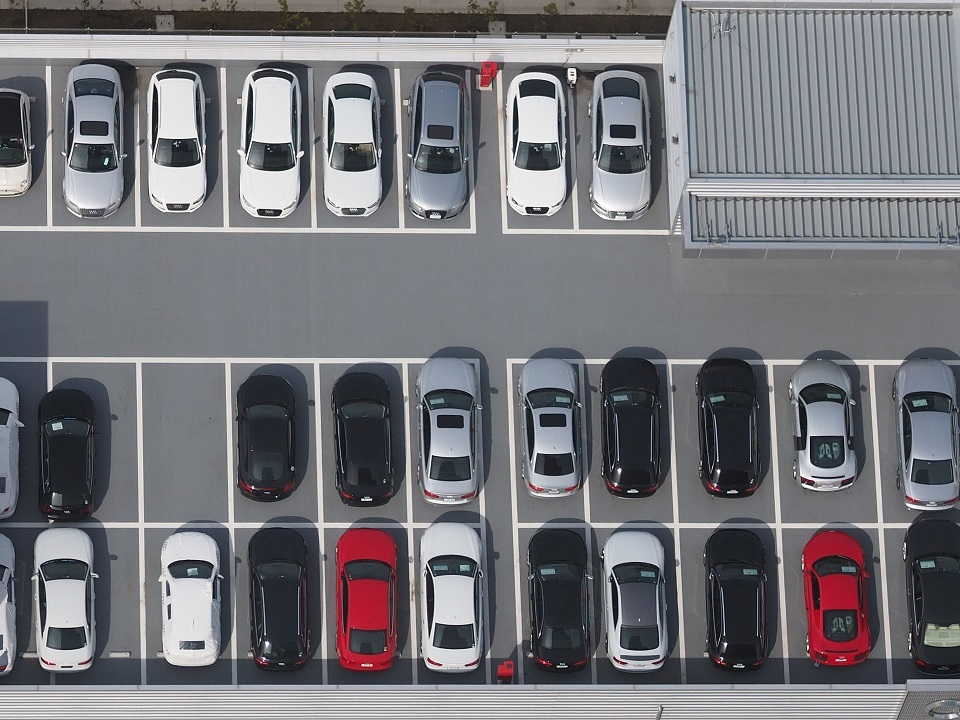
#> input picture DATA/parking-sample/parking-smaller.jpg, 960 x 720 px
$ python exper-bruno.py   (Python 2 division)
#> lines starting #> are read from the running program, lines starting #| are printed output that depends on the picture; after the words box and inside, x2 and y2 are one past the last pixel; in counts of white or black regions, pixels touching at a corner belong together
import cv2
import numpy as np
import matplotlib.pyplot as plt    #from matplotlib import pyplot as plt


print cv2.__version__

imgName = 'parking-smaller.jpg'
dataFolder = '../DATA/parking-sample/'

#Load an image modes: #1/cv2.IMREAD_COLOR #0/cv2.IMREAD_GRAYSCALE #-1/cv2.IMREAD_UNCHANGED
img = cv2.imread(dataFolder+imgName,1)
#> img is the input picture: shape (720, 960, 3); mean B, G, R 120.7, 115.8, 116.2

#-> Image processing
img = cv2.GaussianBlur(img, (3,3), 0, 0, cv2.BORDER_DEFAULT)

img = cv2.pyrMeanShiftFiltering(img, 20, 20, 3)

img_hsv = cv2.cvtColor(img, cv2.COLOR_BGR2HSV)
#> img_hsv: shape (720, 960, 3); mean H, S, V 106.3, 26, 123.4

lower_black = np.array([0,0,0])
upper_black = np.array([180,255,50])

lower_white = np.array([0,0,200])
upper_white = np.array([180,255,255])

lower_red0 = np.array([0,100,100])
upper_red0 = np.array([10,255,255])

lower_red1 = np.array([160,100,100])
upper_red1 = np.array([179,255,255])

lower_blue = np.array([100,150,0])
upper_blue = np.array([140,255,255])

lower_green = np.array([75,100,100])
upper_green = np.array([75,255,255])

lower_yellow = np.array([20,100,100])
upper_yellow = np.array([30,255,255])

lower_orange = np.array([14,0,0])
upper_orange = np.array([16,255,255])

mask_red0 = cv2.inRange(img_hsv, lower_red0, upper_red0)
#> mask_red0: shape (720, 960); every value is 0
mask_red1 = cv2.inRange(img_hsv, lower_red1, upper_red1)
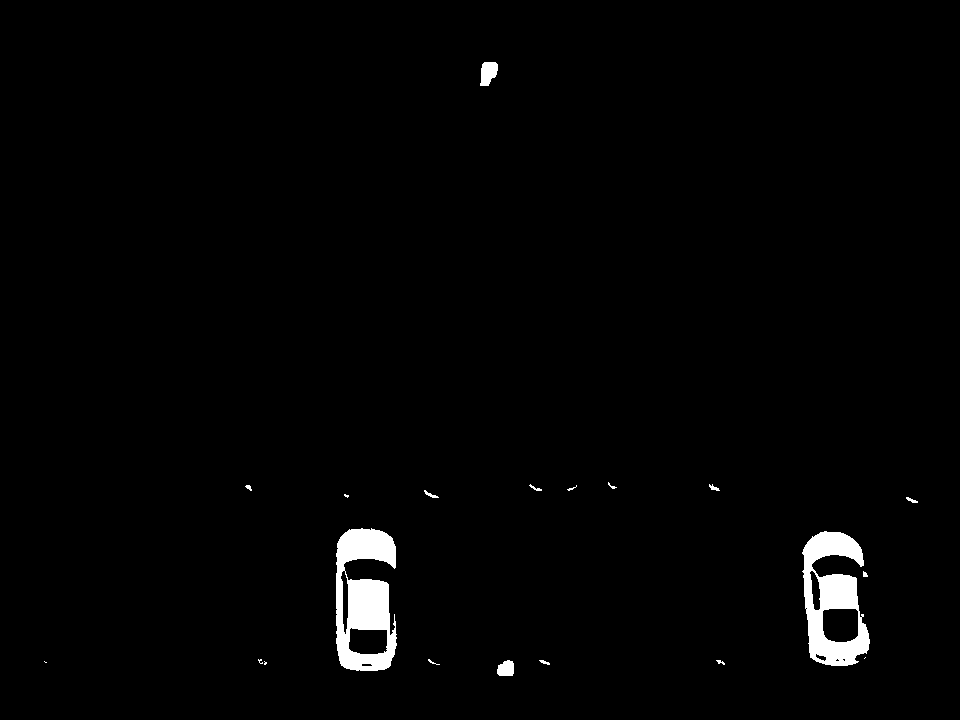
#> mask_red1: shape (720, 960); 1.7% white; 20 white regions (6 under 20 px), largest, box (x1, y1, x2, y2) and area: (336, 528, 397, 671) 5655, (802, 531, 870, 666) 4989, (480, 62, 498, 86) 327

mask_red = cv2.addWeighted(mask_red0, 1, mask_red1, 1, 1)

mask_black = cv2.inRange(img_hsv, lower_black, upper_black)
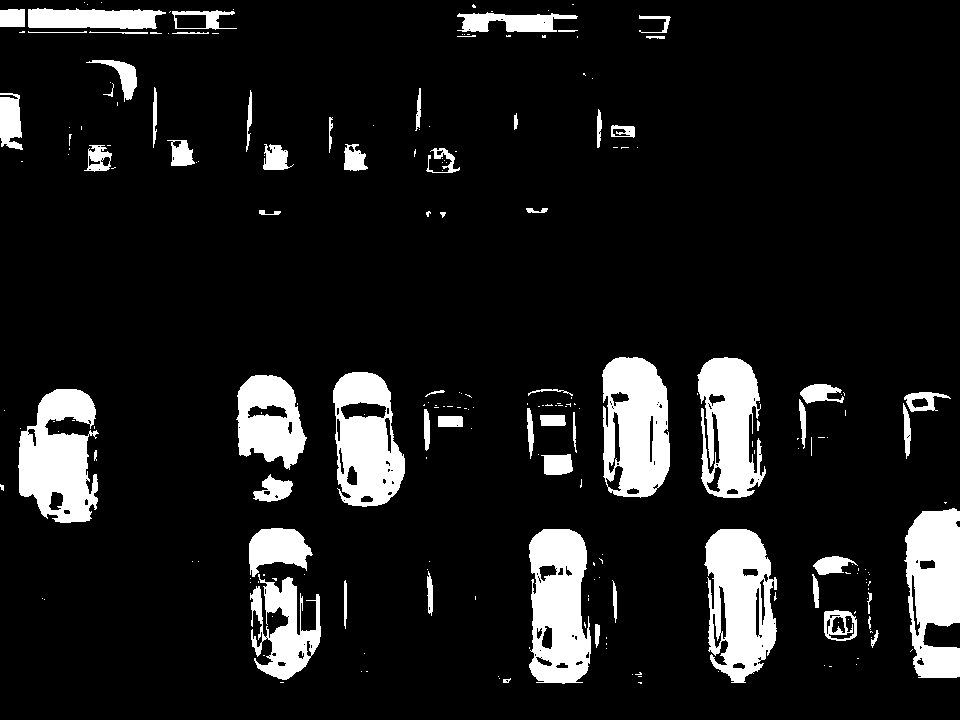
#> mask_black: shape (720, 960); 11.1% white; 227 white regions (162 under 20 px), largest, box (x1, y1, x2, y2) and area: (704, 529, 777, 683) 7743, (602, 357, 670, 498) 7472, (529, 529, 591, 684) 7412
mask_white = cv2.inRange(img_hsv, lower_white, upper_white)
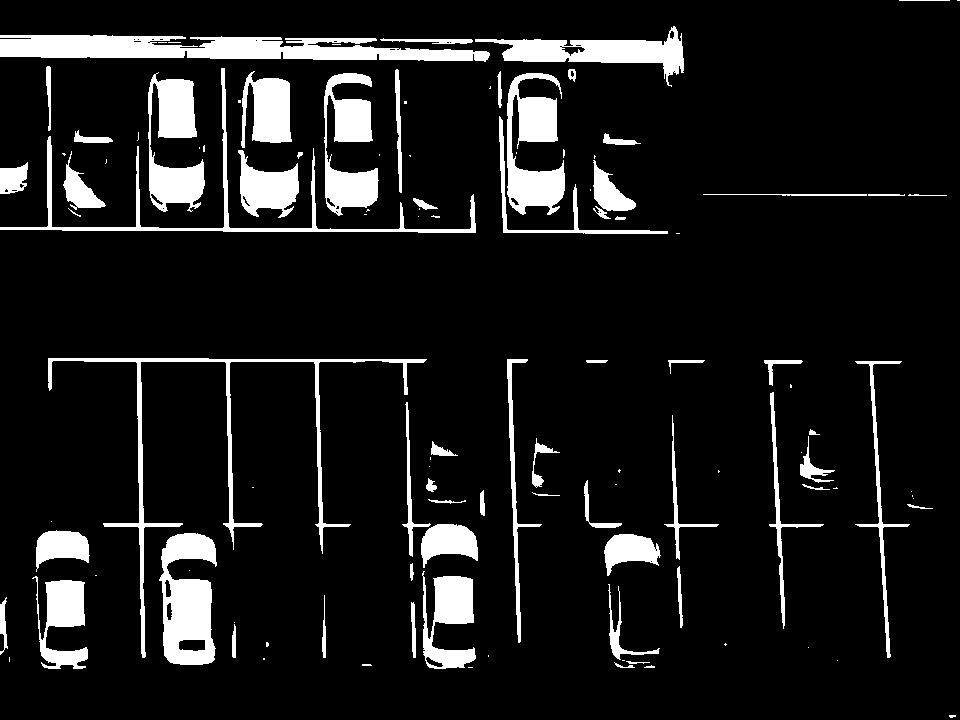
#> mask_white: shape (720, 960); 10.1% white; 115 white regions (51 under 20 px), largest, box (x1, y1, x2, y2) and area: (0, 35, 490, 62) 8710, (159, 533, 217, 665) 5147, (48, 358, 427, 658) 4811

mask_black_white = cv2.addWeighted(mask_black, 1, mask_white, 1, 0)
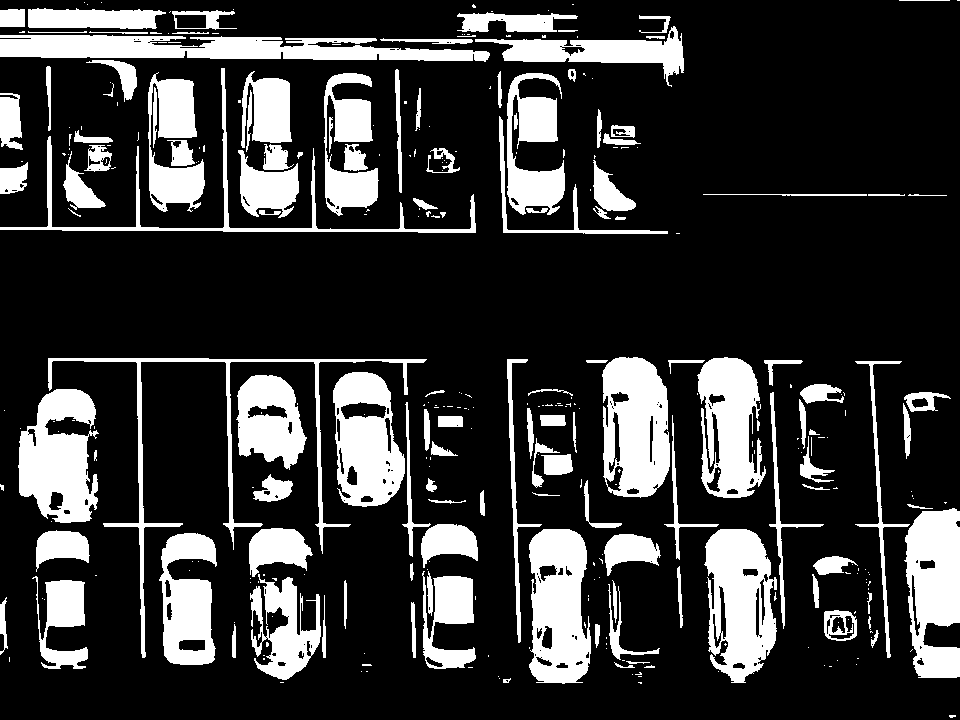
#> mask_black_white: shape (720, 960); 21.2% white; 342 white regions (213 under 20 px), largest, box (x1, y1, x2, y2) and area: (0, 35, 490, 62) 8710, (704, 529, 777, 683) 7743, (602, 357, 670, 498) 7472
mask = cv2.addWeighted(mask_red, 1, mask_black_white, 1, 1)
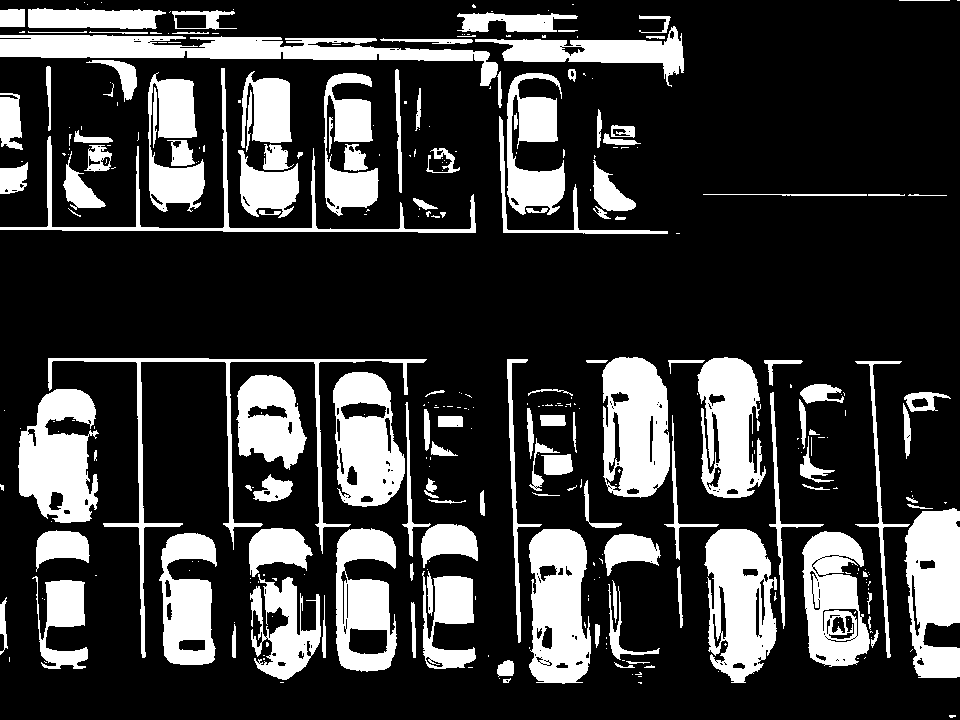
#> mask: shape (720, 960); values 2 (black) and 255 (white), 22.9% white; 337 white regions (205 under 20 px), largest, box (x1, y1, x2, y2) and area: (0, 35, 498, 86) 9037, (704, 529, 777, 683) 7766, (602, 357, 670, 498) 7493

cv2.imshow('mask', mask)

'''
gray = cv2.cvtColor(img, cv2.COLOR_BGR2GRAY)

cv2.medianBlur(gray, 7, gray)

img_edges = cv2.Canny(gray, 33, 66)

result = cv2.adaptiveThreshold(gray,230, cv2.ADAPTIVE_THRESH_GAUSSIAN_C, cv2.THRESH_BINARY,13, 0)

#Simple Image preview
cv2.imshow('image',gray)
cv2.imshow('processed', result)
'''
k = cv2.waitKey(0)
#> (key Esc is pressed here)
if k == 27:         # wait for ESC key to exit
    cv2.destroyAllWindows()
'''
elif k == ord('s'): # wait for 's' key to save and exit
    cv2.imwrite(dataFolder+'parking-detect.png',final)
    cv2.destroyAllWindows()
'''

$ run again, with DATA/parking-sample/empty-parking-lot.jpg copied over DATA/parking-sample/parking-smaller.jpg
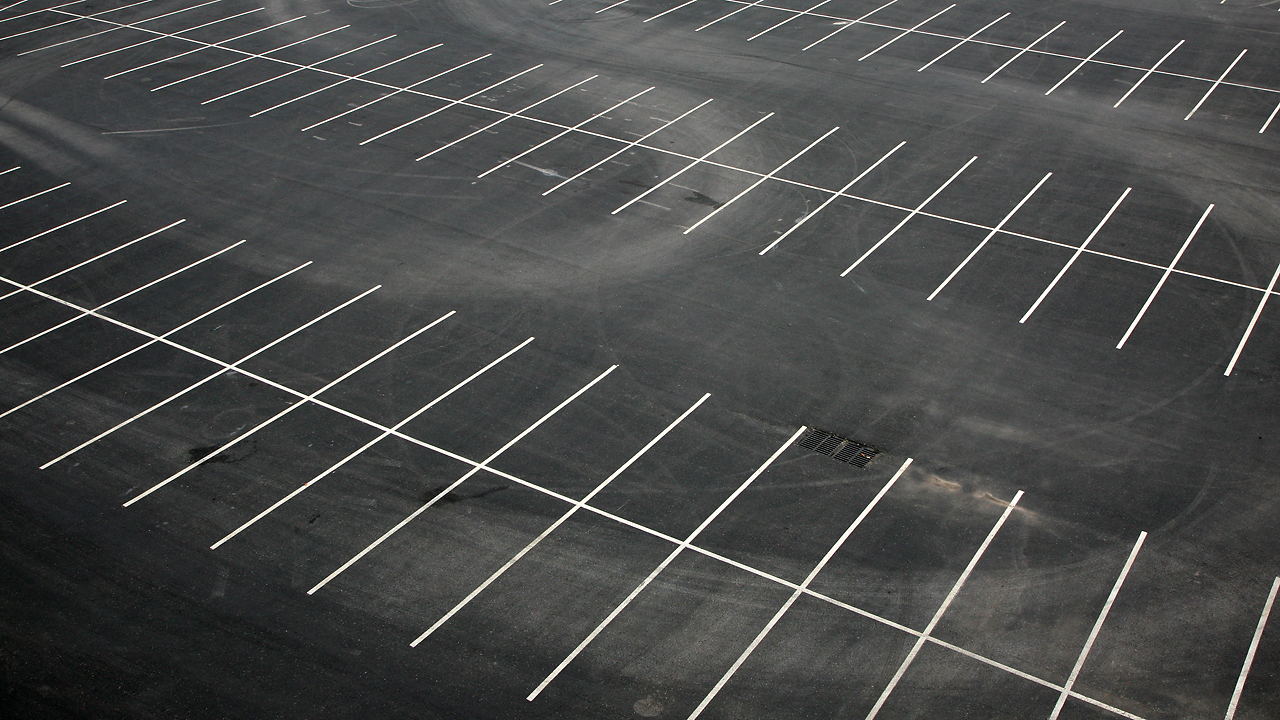
#> input picture DATA/parking-sample/empty-parking-lot.jpg, 1280 x 720 px
#> img is the input picture: shape (720, 1280, 3); mean B, G, R 73.2, 74.1, 73.1
#> img_hsv: shape (720, 1280, 3); mean H, S, V 69.1, 8.7, 74.4
#> `mask_red0 = cv2.inRange(img_hsv, lower_red0, upper_red0)`:
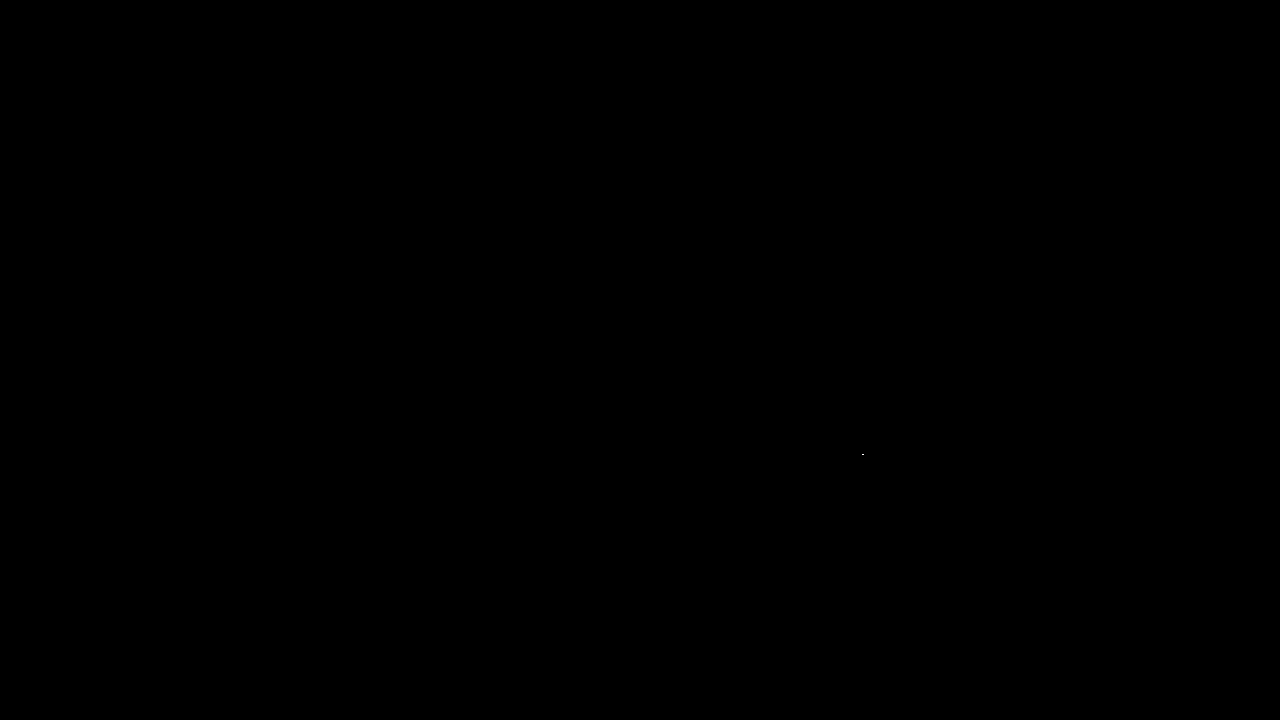
#> mask_red0: shape (720, 1280); 0% white in thin lines or dots, all inside (x1, y1, x2, y2) = (862, 454, 864, 455)
#> mask_red1: shape (720, 1280); every value is 0
#> mask_black: shape (720, 1280); 14.9% white; 60 white regions (38 under 20 px), largest, box (x1, y1, x2, y2) and area: (0, 341, 611, 720) 106783, (0, 315, 152, 414) 6906, (0, 217, 128, 285) 4111
#> mask_white: shape (720, 1280); 1.8% white in thin lines or dots
#> `mask_black_white = cv2.addWeighted(mask_black, 1, mask_white, 1, 0)`:
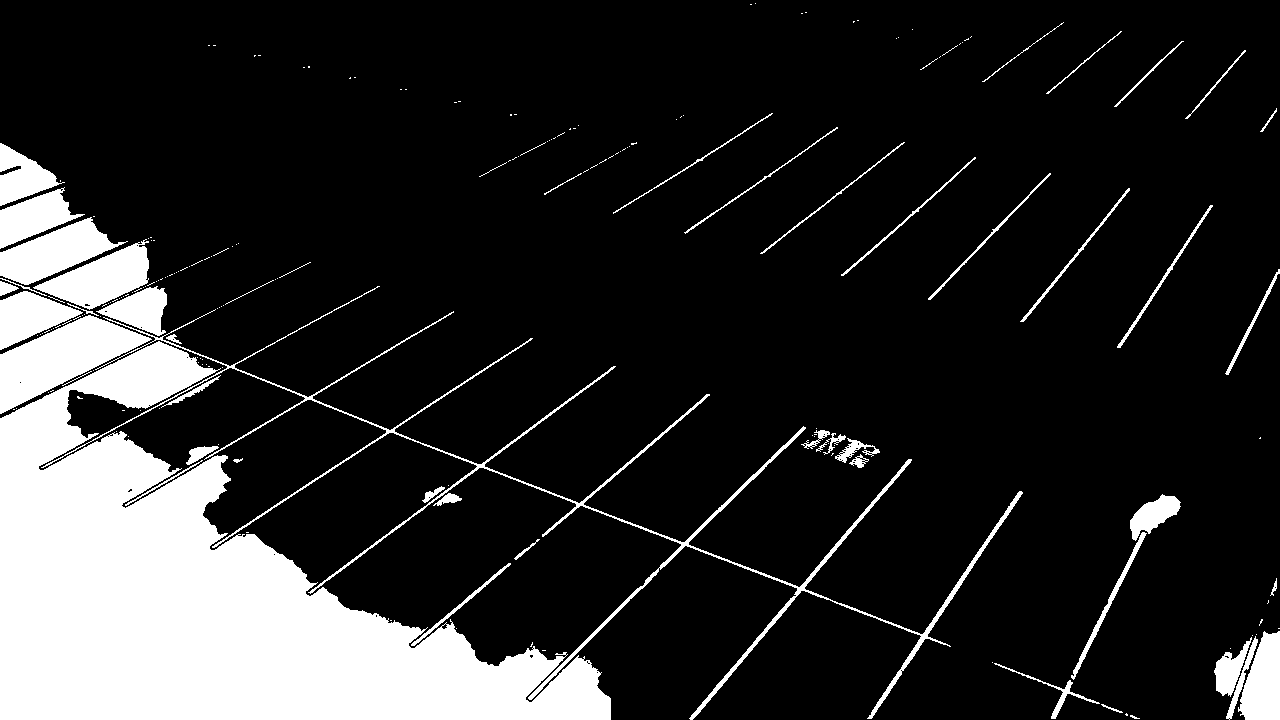
#> mask_black_white: shape (720, 1280); 16.7% white; 205 white regions (152 under 20 px), largest, box (x1, y1, x2, y2) and area: (0, 341, 611, 720) 106783, (41, 286, 1023, 720) 9263, (0, 315, 152, 414) 6906

$ run again, with DATA/parking-sample/parking-full-top-small.jpg copied over DATA/parking-sample/parking-smaller.jpg
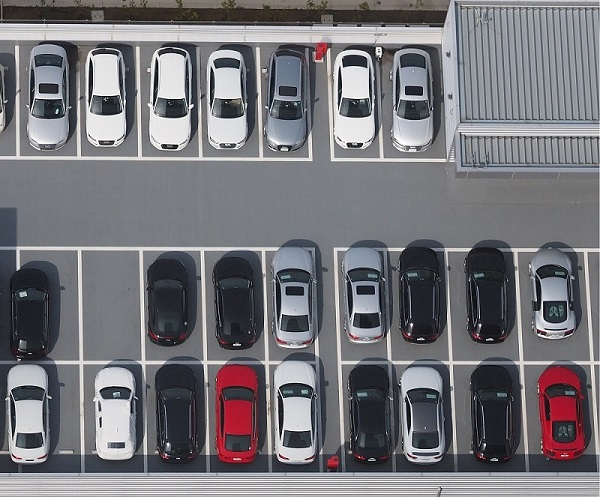
#> input picture DATA/parking-sample/parking-full-top-small.jpg, 600 x 497 px
#> img is the input picture: shape (497, 600, 3); mean B, G, R 120.6, 115.6, 116.6
#> img_hsv: shape (497, 600, 3); mean H, S, V 108.9, 25.7, 123.2
#> mask_red0: shape (497, 600); every value is 0
#> `mask_red1 = cv2.inRange(img_hsv, lower_red1, upper_red1)`:
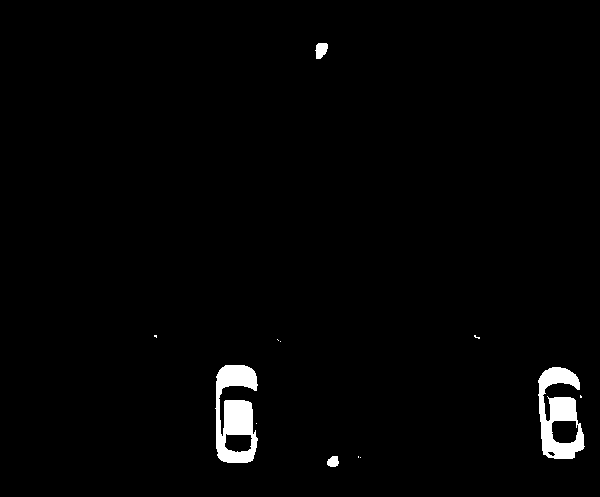
#> mask_red1: shape (497, 600); 1.8% white; 12 white regions (8 under 20 px), largest, box (x1, y1, x2, y2) and area: (215, 365, 258, 463) 2718, (538, 367, 585, 459) 2389, (315, 43, 328, 59) 156, (327, 456, 339, 467) 104
#> mask_black: shape (497, 600); 10.9% white; 146 white regions (109 under 20 px), largest, box (x1, y1, x2, y2) and area: (471, 365, 521, 471) 3994, (0, 268, 53, 361) 3676, (346, 365, 392, 471) 3667
#> mask_white: shape (497, 600); 9.7% white; 110 white regions (54 under 20 px), largest, box (x1, y1, x2, y2) and area: (0, 25, 321, 42) 3500, (94, 368, 133, 459) 2395, (148, 49, 190, 150) 2334
#> `mask = cv2.addWeighted(mask_red, 1, mask_black_white, 1, 1)`:
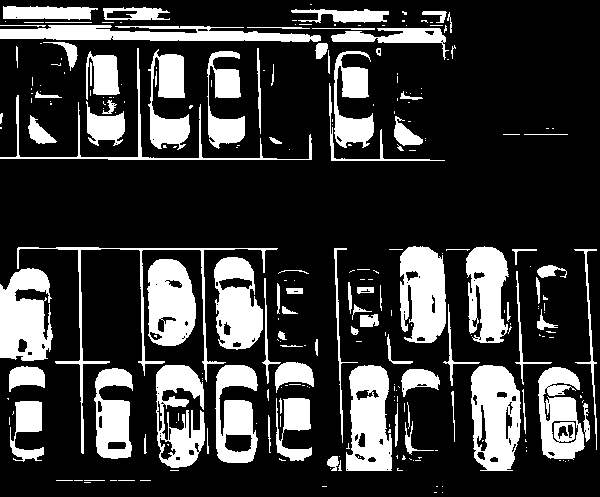
#> mask: shape (497, 600); values 2 (black) and 255 (white), 22.4% white; 259 white regions (165 under 20 px), largest, box (x1, y1, x2, y2) and area: (471, 365, 521, 471) 3994, (0, 268, 53, 361) 3676, (346, 365, 392, 471) 3669
